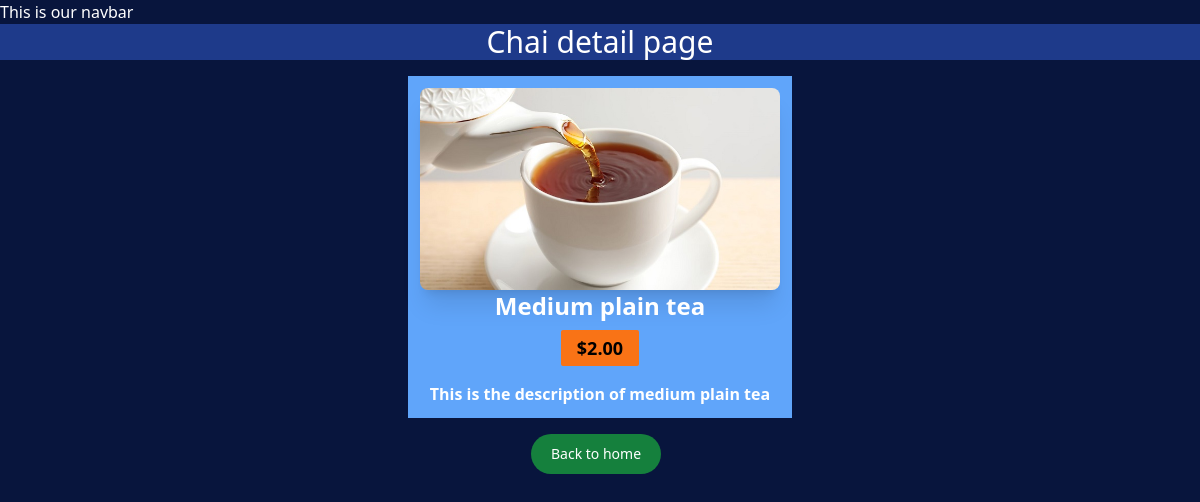
The page /chai/3/ on the database its author committed.
### chai/models.py (models this page shows, shortened)
class ChaiVarity(models.Model):
    CHAI_TYPE_CHOICE = [
        ('ML', 'MASALA'),
        ('GR', 'GINGER'),
        ('KL', 'KIWI'),
        ('PL', 'PLAIN'),
        ('EL', 'ELACHI')
    ]
    name = models.CharField(max_length=100)
    image = models.ImageField(upload_to='chais/')
    date_added = models.DateTimeField(default=timezone.now)
    type = models.CharField(max_length=2, choices=CHAI_TYPE_CHOICE)
    description = models.TextField(default='')
    price = models.TextField(default='')

### chai/views.py (the view)
# urls.py: path('<int:chai_id>/', views.chai_detail, name='chai_detail'),
def chai_detail(request, chai_id):
    chai = get_object_or_404(ChaiVarity, pk=chai_id)
    return render(request, 'chai/chai_detail.html', {'chai': chai})

### chai/templates/chai/chai_detail.html (shortened to what this page needs)
{% extends "layout.html" %}
{% block content %}
    <h1 class="bg-blue-900 text-3xl">Chai detail page</h1>
    <div class="w-96 bg-blue-400 mx-auto mt-4 grid grid-cols-1 place-items-center p-3">
        <div>
            <img src="{{chai.image.url}}" alt=""class="rounded-lg shadow-xl">
        </div>
        <div class="grid place-items-center">
            <h2 class="text-2xl font-semibold">{{chai.name}}</h2>
            <div class="grid place-items-center mt-2">
                <h3 class="text-lg text-black font-bold bg-orange-500 px-4 py-1 rounded-sm">{{ chai.price }}</h3>
            </div>
            <p class="font-semibold mt-4">
                {{chai.description}}
            </p>
        </div>
    </div>
    <div class="flex justify-center mt-4">
        <a href="/chai">
            <button class="text-white bg-green-700 hover:bg-green-800 focus:outline-none focus:ring-4 focus:ring-green-300 font-medium rounded-full text-sm px-5 py-2.5 text-center me-2 mb-2 dark:bg-green-600 dark:hover:bg-green-700 dark:focus:ring-green-800">Back to home</button>
        </a>
    </div>
{% endblock %}

### static/style.css (style rules this page uses)
body { background-color: #08153d; color: #fff; }
h1 { text-align: center; font-size: 2em; }

### rows shown on the page
ChaiVarity: image (picture), name "Medium plain tea", price "$2.00", description "This is the description of medium plain tea"
